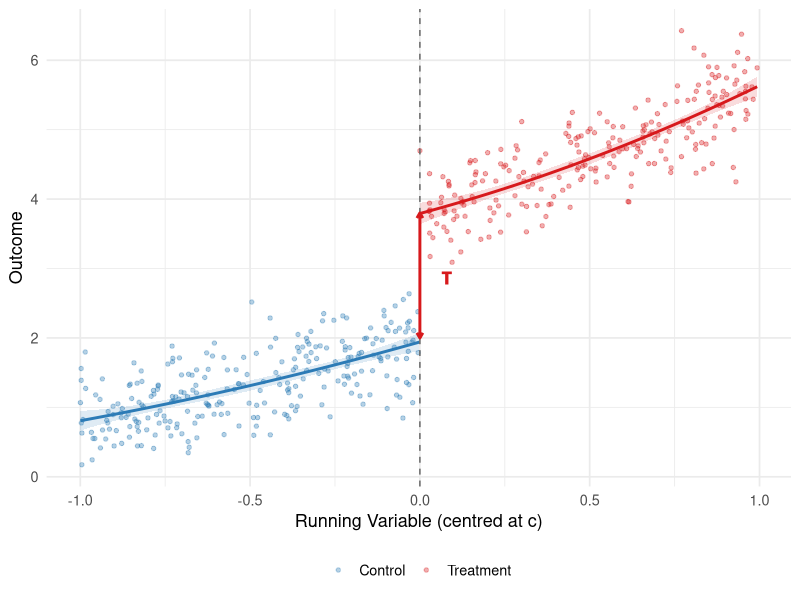
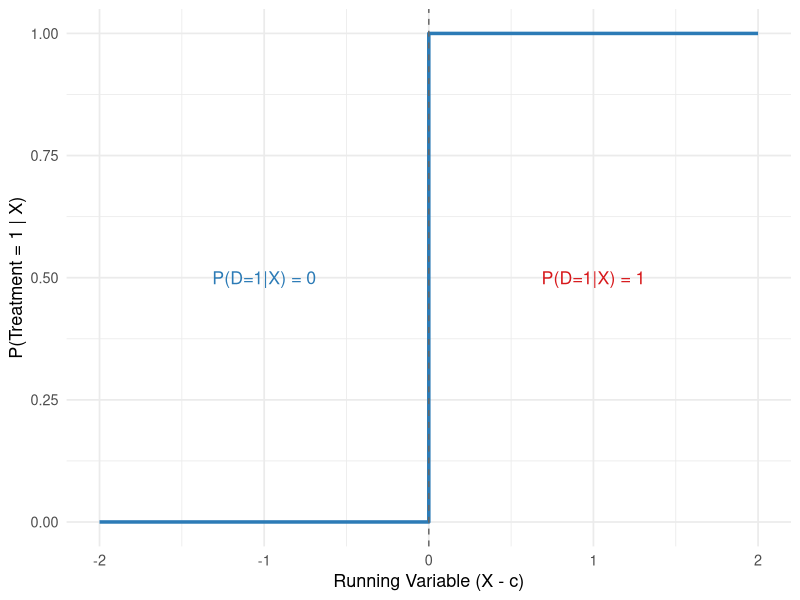
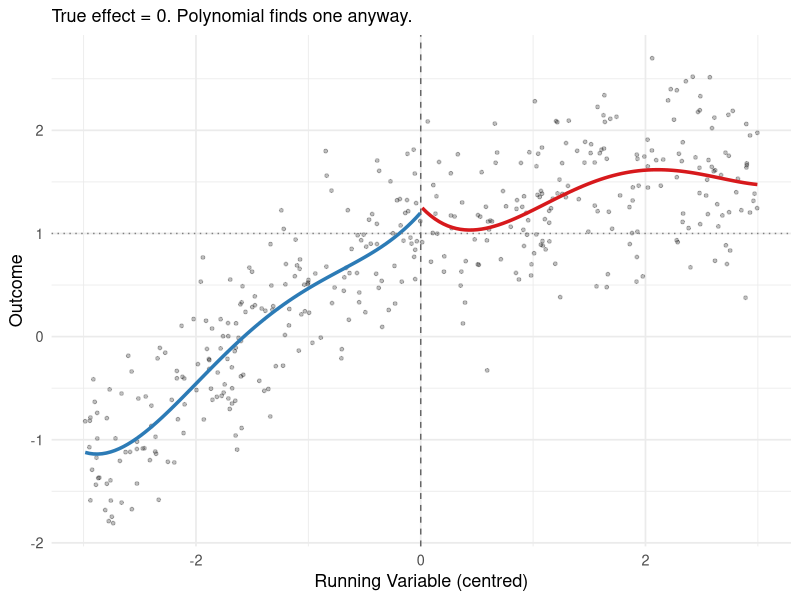
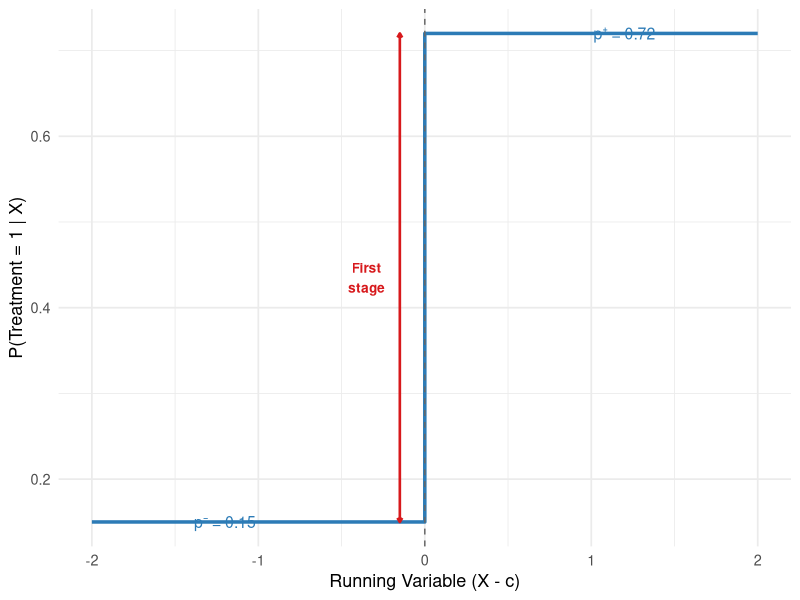
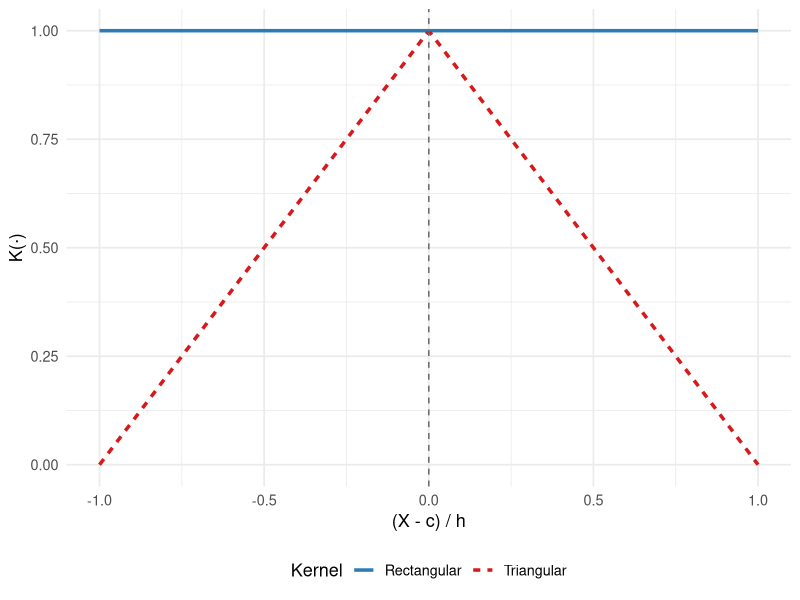

Here is the R script that generated these plots, in order:
## ---- chunk 1
knitr::opts_chunk$set(
  echo      = TRUE,
  message   = FALSE,
  warning   = FALSE,
  fig.align = "center",
  out.width = "100%"
)
## ---- chunk 2
#| label: rdd-intuition-plot
#| echo: false
#| message: false
#| warning: false
#| fig-cap: "A stylised RDD: smooth trends on both sides of the cutoff, with a discrete jump at c = 0."

library(ggplot2)
set.seed(42)
n <- 500
x <- runif(n, -1, 1)
y0 <- ifelse(x < 0, 2 + 1.5 * x + 0.3 * x^2, 2 + 1.5 * x + 0.3 * x^2 + 1.8)
y <- y0 + rnorm(n, 0, 0.4)

df <- data.frame(x = x, y = y, side = ifelse(x < 0, "Control", "Treatment"))

ggplot(df, aes(x = x, y = y)) +
  geom_point(aes(colour = side), alpha = 0.35, size = 1.2) +
  geom_smooth(data = subset(df, x < 0), method = "lm", formula = y ~ poly(x, 2),
              colour = "#2c7bb6", fill = "#2c7bb6", se = TRUE, alpha = 0.15) +
  geom_smooth(data = subset(df, x >= 0), method = "lm", formula = y ~ poly(x, 2),
              colour = "#d7191c", fill = "#d7191c", se = TRUE, alpha = 0.15) +
  geom_vline(xintercept = 0, linetype = "dashed", colour = "grey40") +
  annotate("segment", x = 0, xend = 0, y = 2, yend = 3.8,
           arrow = arrow(ends = "both", length = unit(0.15, "cm")),
           colour = "#d7191c", linewidth = 1) +
  annotate("text", x = 0.08, y = 2.9, label = "τ", size = 6,
           colour = "#d7191c", fontface = "bold") +
  scale_colour_manual(values = c("Control" = "#2c7bb6", "Treatment" = "#d7191c")) +
  labs(x = "Running Variable (centred at c)", y = "Outcome") +
  theme_minimal(base_size = 13) +
  theme(legend.position = "bottom", legend.title = element_blank())
## ---- chunk 3
#| label: sharp-probability-jump
#| echo: false
#| message: false
#| warning: false
#| fig-cap: "Sharp RDD: the probability of treatment jumps from 0 to 1 at the cutoff."

library(ggplot2)
df_prob <- data.frame(
  x = c(-2, 0, 0, 2),
  p = c(0, 0, 1, 1)
)

ggplot(df_prob, aes(x = x, y = p)) +
  geom_step(linewidth = 1.2, colour = "#2c7bb6") +
  geom_vline(xintercept = 0, linetype = "dashed", colour = "grey40") +
  annotate("text", x = -1, y = 0.5, label = "P(D=1|X) = 0", size = 4.5, colour = "#2c7bb6") +
  annotate("text", x = 1, y = 0.5, label = "P(D=1|X) = 1", size = 4.5, colour = "#d7191c") +
  labs(x = "Running Variable (X - c)", y = "P(Treatment = 1 | X)") +
  theme_minimal(base_size = 13)
## ---- chunk 4
#| label: global-poly-danger
#| echo: false
#| message: false
#| warning: false
#| fig-cap: "Global polynomial danger: a 4th-degree polynomial manufactures a spurious discontinuity where the true effect is zero."

library(ggplot2)
set.seed(101)
n <- 400
x <- runif(n, -3, 3)
y_true <- 1 + 0.5 * x - 0.1 * x^2
y <- y_true + rnorm(n, 0, 0.5)
df <- data.frame(x = x, y = y, side = ifelse(x < 0, "Below", "Above"))

ggplot(df, aes(x = x, y = y)) +
  geom_point(alpha = 0.25, size = 1) +
  geom_smooth(data = subset(df, x < 0), method = "lm",
              formula = y ~ poly(x, 4),
              colour = "#2c7bb6", se = FALSE, linewidth = 1.2) +
  geom_smooth(data = subset(df, x >= 0), method = "lm",
              formula = y ~ poly(x, 4),
              colour = "#d7191c", se = FALSE, linewidth = 1.2) +
  geom_hline(yintercept = 1, linetype = "dotted", colour = "grey50") +
  geom_vline(xintercept = 0, linetype = "dashed", colour = "grey40") +
  labs(x = "Running Variable (centred)", y = "Outcome",
       subtitle = "True effect = 0. Polynomial finds one anyway.") +
  theme_minimal(base_size = 13)
## ---- chunk 5
#| label: fuzzy-probability-jump
#| echo: false
#| message: false
#| warning: false
#| fig-cap: "Fuzzy RDD: the probability of treatment jumps at the cutoff, but not from 0 to 1."

library(ggplot2)
df_fuzz <- data.frame(
  x = c(-2, 0 - 0.001, 0, 2),
  p = c(0.15, 0.15, 0.72, 0.72)
)

ggplot(df_fuzz, aes(x = x, y = p)) +
  geom_step(linewidth = 1.2, colour = "#2c7bb6") +
  geom_vline(xintercept = 0, linetype = "dashed", colour = "grey40") +
  annotate("segment", x = -0.15, xend = -0.15, y = 0.15, yend = 0.72,
           arrow = arrow(ends = "both", length = unit(0.12, "cm")),
           colour = "#d7191c", linewidth = 0.9) +
  annotate("text", x = -0.35, y = 0.435, label = "First\nstage", size = 3.5,
           colour = "#d7191c", fontface = "bold") +
  annotate("text", x = -1.2, y = 0.15, label = "p⁻ = 0.15", size = 4, colour = "#2c7bb6") +
  annotate("text", x = 1.2, y = 0.72, label = "p⁺ = 0.72", size = 4, colour = "#2c7bb6") +
  labs(x = "Running Variable (X - c)", y = "P(Treatment = 1 | X)") +
  theme_minimal(base_size = 13)
## ---- chunk 6
#| label: kernel-comparison
#| echo: false
#| message: false
#| warning: false
#| fig-cap: "Triangular vs rectangular kernel: the triangular kernel tapers to zero, giving more weight to observations closer to the cutoff."

library(ggplot2)
u <- seq(-1, 1, length.out = 200)
df_kern <- data.frame(
  u = rep(u, 2),
  weight = c(pmax(1 - abs(u), 0), rep(1, length(u))),
  kernel = rep(c("Triangular", "Rectangular"), each = length(u))
)

ggplot(df_kern, aes(x = u, y = weight, colour = kernel, linetype = kernel)) +
  geom_line(linewidth = 1.2) +
  geom_vline(xintercept = 0, linetype = "dashed", colour = "grey40") +
  scale_colour_manual(values = c("Triangular" = "#d7191c", "Rectangular" = "#2c7bb6")) +
  labs(x = "(X - c) / h", y = "K(·)", colour = "Kernel", linetype = "Kernel") +
  theme_minimal(base_size = 13) +
  theme(legend.position = "bottom")
